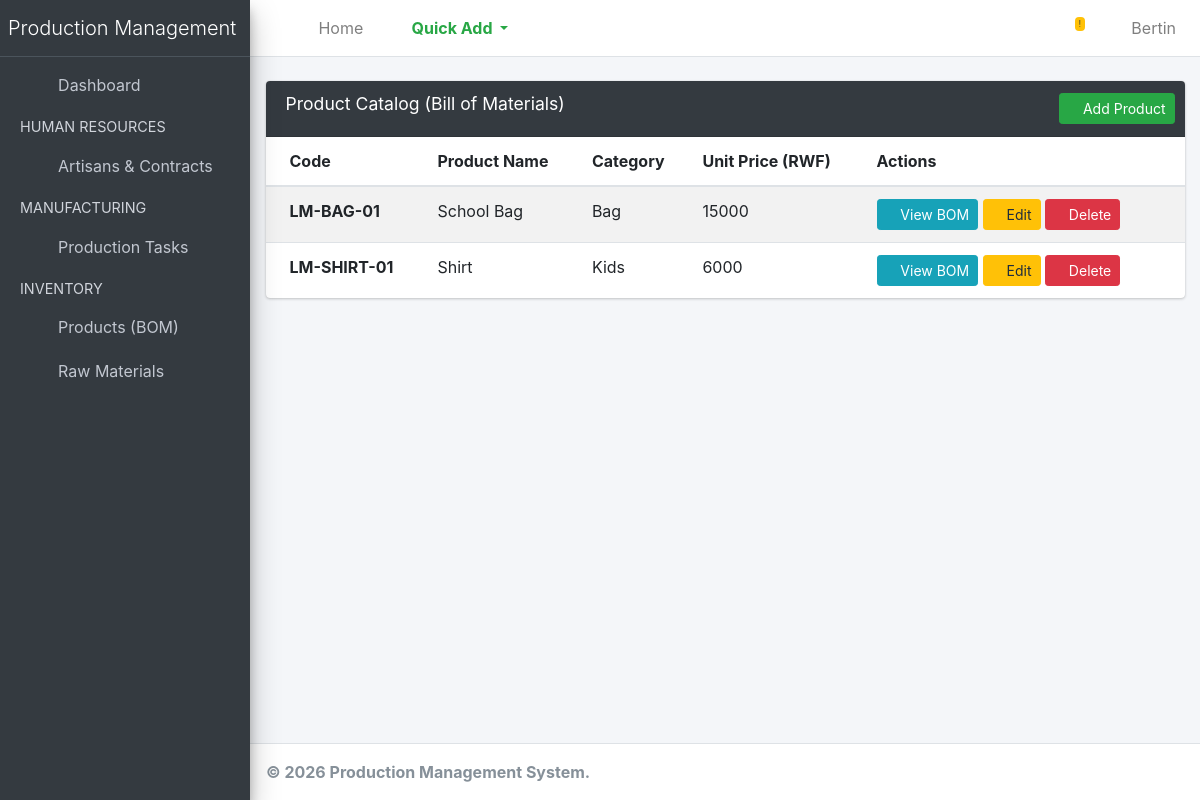
/inventory/products/ (signed in), run on an earlier commit of the app's database.
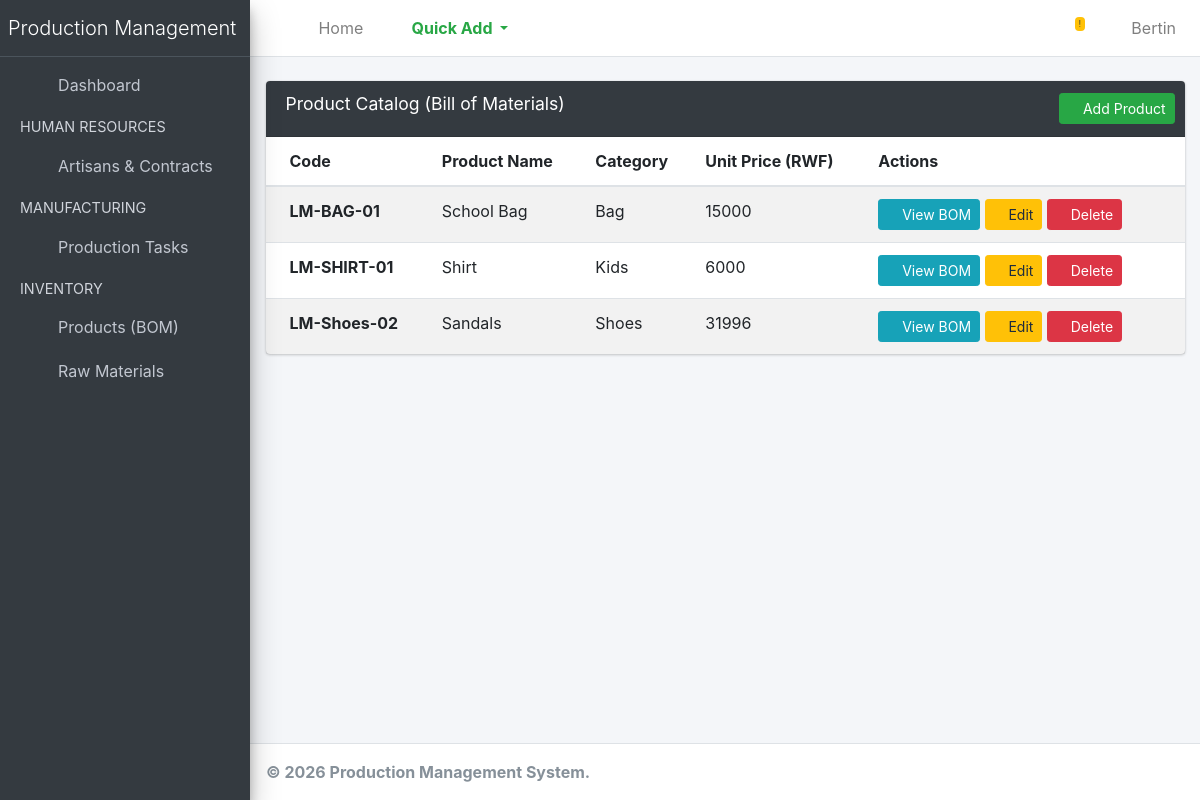
And on a later commit of the database.
### inventory/models.py (models this page shows, shortened)
class Product(models.Model):
    code = models.CharField(max_length=20, unique=True, help_text="e.g., LM-BAG-01")
    name = models.CharField(max_length=100, help_text="e.g., Handcrafted Leather Tote")
    category = models.CharField(max_length=50)
    unit_price = models.DecimalField(max_digits=10, decimal_places=0, help_text="Selling price in RWF")
    materials = models.ManyToManyField(RawMaterial, through='BillOfMaterial', related_name='products')

### inventory/views.py (the view)
# urls.py: path('products/', views.product_list, name='product_list'),
@login_required
def product_list(request):
    products = Product.objects.all()
    return render(request, 'inventory/product_list.html', {'products': products})

### inventory/templates/inventory/product_list.html
{% extends 'base.html' %}
{% block content %}
<div class="card">
    <div class="card-header bg-dark text-white">
        <h3 class="card-title">Product Catalog (Bill of Materials)</h3>
        <div class="card-tools">
            {% if request.user.is_staff %}
                <a href="{% url 'inventory:product_create' %}" class="btn btn-success btn-sm"><i class="fas fa-plus"></i> Add Product</a>
            {% endif %}
        </div>
    </div>
    <div class="card-body p-0 table-responsive">
        <table class="table table-striped">
            <thead>
                <tr>
                    <th>Code</th>
                    <th>Product Name</th>
                    <th>Category</th>
                    <th>Unit Price (RWF)</th>
                    <th>Actions</th>
                </tr>
            </thead>
            <tbody>
                {% for product in products %}
                <tr>
                    <td><strong>{{ product.code }}</strong></td>
                    <td>{{ product.name }}</td>
                    <td>{{ product.category }}</td>
                    <td>{{ product.unit_price }}</td>
                    <td>
                        <a href="{% url 'inventory:product_detail' product.pk %}" class="btn btn-info btn-sm"><i class="fas fa-eye"></i> View BOM</a>
                        {% if request.user.is_staff %}
                            <a href="{% url 'inventory:product_update' product.pk %}" class="btn btn-warning btn-sm"><i class="fas fa-edit"></i> Edit</a>
                            <a href="{% url 'inventory:product_delete' product.pk %}" class="btn btn-danger btn-sm"><i class="fas fa-trash"></i> Delete</a>
                        {% endif %}
                    </td>
                </tr>
                {% empty %}
                <tr>
                    <td colspan="5" class="text-center">No products found.</td>
                </tr>
                {% endfor %}
            </tbody>
        </table>
    </div>
</div>
{% endblock %}

What changed in the data, as far as the page shows it:
added Product: code "LM-Shoes-02", name "Sandals", category "Shoes", unit_price "31996"
